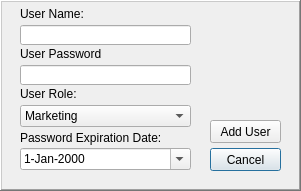
<?xml version="1.0" encoding="UTF-8"?>
<ui version="4.0">
 <class>Dialog</class>
 <widget class="QDialog" name="Dialog">
  <property name="geometry">
   <rect>
    <x>0</x>
    <y>0</y>
    <width>301</width>
    <height>191</height>
   </rect>
  </property>
  <property name="windowTitle">
   <string>Add User to Database</string>
  </property>
  <widget class="QFrame" name="frame">
   <property name="geometry">
    <rect>
     <x>0</x>
     <y>0</y>
     <width>301</width>
     <height>191</height>
    </rect>
   </property>
   <property name="frameShape">
    <enum>QFrame::WinPanel</enum>
   </property>
   <property name="frameShadow">
    <enum>QFrame::Raised</enum>
   </property>
   <widget class="QLineEdit" name="UserName">
    <property name="geometry">
     <rect>
      <x>20</x>
      <y>25</y>
      <width>171</width>
      <height>20</height>
     </rect>
    </property>
    <property name="inputMethodHints">
     <set>Qt::ImhLatinOnly</set>
    </property>
   </widget>
   <widget class="QLabel" name="label">
    <property name="geometry">
     <rect>
      <x>20</x>
      <y>6</y>
      <width>81</width>
      <height>16</height>
     </rect>
    </property>
    <property name="text">
     <string>User Name:</string>
    </property>
   </widget>
   <widget class="QLineEdit" name="UserPassword">
    <property name="geometry">
     <rect>
      <x>20</x>
      <y>65</y>
      <width>171</width>
      <height>20</height>
     </rect>
    </property>
    <property name="inputMethodHints">
     <set>Qt::ImhHiddenText|Qt::ImhLatinOnly|Qt::ImhNoAutoUppercase|Qt::ImhNoPredictiveText|Qt::ImhSensitiveData</set>
    </property>
    <property name="echoMode">
     <enum>QLineEdit::Password</enum>
    </property>
   </widget>
   <widget class="QLabel" name="label_2">
    <property name="geometry">
     <rect>
      <x>20</x>
      <y>46</y>
      <width>81</width>
      <height>16</height>
     </rect>
    </property>
    <property name="text">
     <string>User Password:</string>
    </property>
   </widget>
   <widget class="QLabel" name="label_3">
    <property name="geometry">
     <rect>
      <x>20</x>
      <y>86</y>
      <width>81</width>
      <height>16</height>
     </rect>
    </property>
    <property name="text">
     <string>User Role:</string>
    </property>
   </widget>
   <widget class="QDateEdit" name="dateEdit">
    <property name="geometry">
     <rect>
      <x>20</x>
      <y>148</y>
      <width>171</width>
      <height>22</height>
     </rect>
    </property>
    <property name="displayFormat">
     <string>d-MMM-yyyy</string>
    </property>
    <property name="calendarPopup">
     <bool>true</bool>
    </property>
   </widget>
   <widget class="QLabel" name="label_4">
    <property name="geometry">
     <rect>
      <x>20</x>
      <y>130</y>
      <width>141</width>
      <height>16</height>
     </rect>
    </property>
    <property name="text">
     <string>Password Expiration Date:</string>
    </property>
   </widget>
   <widget class="QComboBox" name="UserRole">
    <property name="geometry">
     <rect>
      <x>20</x>
      <y>105</y>
      <width>171</width>
      <height>22</height>
     </rect>
    </property>
    <item>
     <property name="text">
      <string>Marketing</string>
     </property>
    </item>
    <item>
     <property name="text">
      <string>Developer</string>
     </property>
    </item>
    <item>
     <property name="text">
      <string>Admin</string>
     </property>
    </item>
   </widget>
   <widget class="QPushButton" name="AddUser">
    <property name="geometry">
     <rect>
      <x>210</x>
      <y>120</y>
      <width>71</width>
      <height>23</height>
     </rect>
    </property>
    <property name="focusPolicy">
     <enum>Qt::NoFocus</enum>
    </property>
    <property name="text">
     <string>Add User</string>
    </property>
   </widget>
   <widget class="QPushButton" name="Cancel">
    <property name="geometry">
     <rect>
      <x>210</x>
      <y>148</y>
      <width>71</width>
      <height>23</height>
     </rect>
    </property>
    <property name="text">
     <string>Cancel</string>
    </property>
   </widget>
  </widget>
 </widget>
 <resources/>
 <connections/>
</ui>
